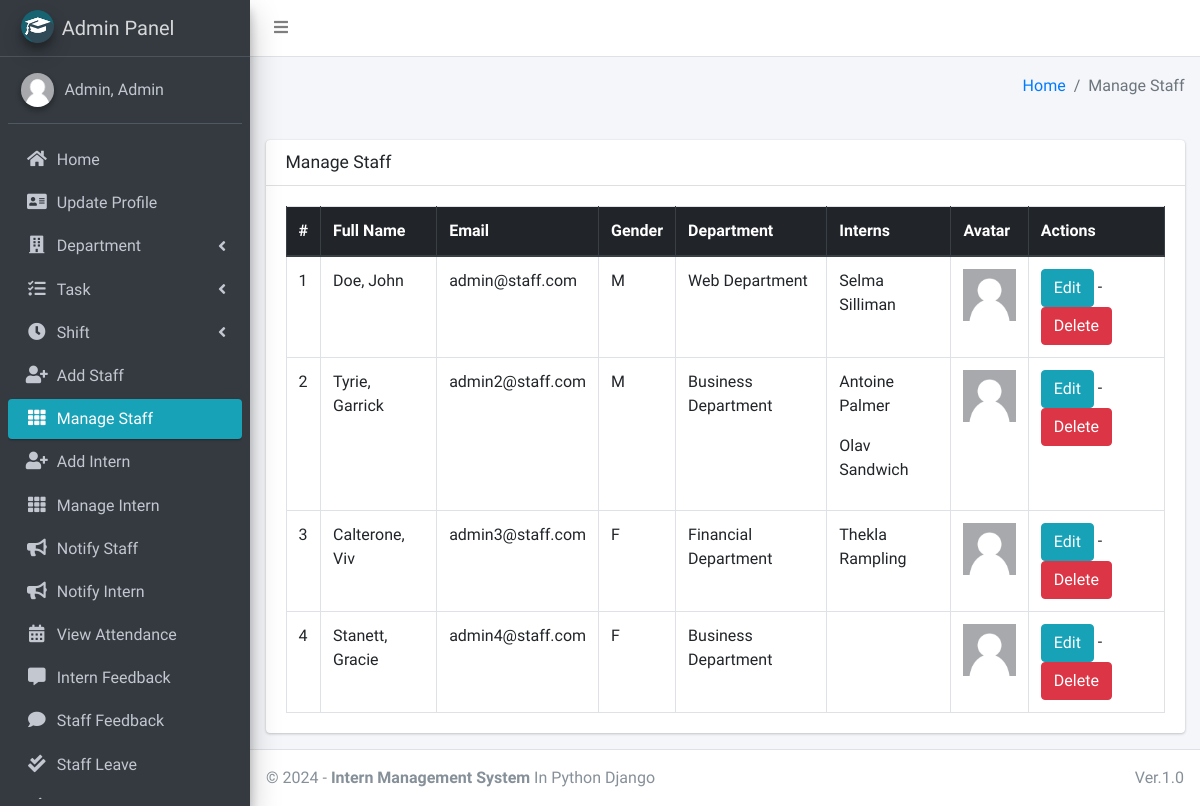
Page /staff/manage/ (signed in) on the committed database.
### main_app/models.py (models this page shows, shortened)
class CustomUser(AbstractUser):
    USER_TYPE = ((1, "HOD"), (2, "Staff"), (3, "Intern"))
    GENDER = [("M", "Male"), ("F", "Female")]
    username = None  # Removed username, using email instead
    email = models.EmailField(unique=True)
    user_type = models.CharField(default=1, choices=USER_TYPE, max_length=1)
    gender = models.CharField(max_length=1, choices=GENDER)
    profile_pic = models.ImageField()
    address = models.TextField()
    fcm_token = models.TextField(default="")  # For firebase notifications
    created_at = models.DateTimeField(auto_now_add=True)
    updated_at = models.DateTimeField(auto_now=True)
    USERNAME_FIELD = "email"
    REQUIRED_FIELDS = []
    objects = CustomUserManager()
    def __str__(self):
        return self.last_name + ", " + self.first_name

class Staff(models.Model):
    department = models.ForeignKey(Department, on_delete=models.DO_NOTHING, null=True, blank=False)
    admin = models.OneToOneField(CustomUser, on_delete=models.CASCADE)

class Department(models.Model):
    name = models.CharField(max_length=120)
    created_at = models.DateTimeField(auto_now_add=True)
    updated_at = models.DateTimeField(auto_now=True)

class Intern(models.Model):
    admin = models.OneToOneField(CustomUser, on_delete=models.CASCADE)
    department = models.ForeignKey(Department, on_delete=models.DO_NOTHING, null=True, blank=False)
    shift = models.ForeignKey(Shift, on_delete=models.DO_NOTHING, null=True)
    staff = models.ForeignKey(Staff, on_delete=models.DO_NOTHING, null=True, blank=False)

### main_app/hod_views.py (the view)
# urls.py: path("staff/manage/", hod_views.manage_staff, name='manage_staff'),
def manage_staff(request):
    allStaff = CustomUser.objects.filter(user_type=2)
    allIntern = Intern.objects.all()
    context = {
        'allStaff': allStaff,
        'allIntern': allIntern,
        'page_title': 'Manage Staff',
    }
    return render(request, "hod_template/manage_staff.html", context)

### main_app/templates/hod_template/manage_staff.html (shortened to what this page needs)
{% extends 'main_app/base.html' %}
{% load static %}
{% block content %}
<section class="content">
    <div class="container-fluid">
        <div class="row">
            <div class="col-md-12">
                <div class="card">
                    <div class="card-header">
                        <h3 class="card-title">{{page_title}}</h3>
                    </div>
                    <div class="card-body">
                        <table id="example2" class="table table-bordered table-hover">
                            <thead class="thead-dark">
                                <tr>
                                    <th>#</th>
                                    <th>Full Name</th>
                                    <th>Email</th>
                                    <th>Gender</th>
                                    <th>Department</th>
                                    <th>Interns</th>
                                    <th>Avatar</th>
                                    <th>Actions</th>
                                </tr>
                            </thead>
                            <tbody>
                                {% for staff in allStaff %}
                                <tr>
                                    <td>{{ forloop.counter }}</td>
                                    <td>{{staff.last_name}}, {{staff.first_name}}</td>
                                    <td>{{staff.email}}</td>
                                    <td>{{staff.gender}}</td>
                                    <td>{{staff.staff.department.name}}</td>
                                    <td>
                                    {% for intern in  allIntern %}
                                        {% if intern.staff.id == staff.staff.id %}
                                            <p>{{intern.admin.first_name}} {{intern.admin.last_name}}</p>
                                        {% endif %}
                                    {% endfor %}
                                    </td>
                                    <td>
                                        {% if staff.profile_pic == ""  %}
                                        No Image
                                        {% else %}
                                        <img class="img img-fluid mb-2" height="56" width="56"
                                            src="{{staff.profile_pic}}" alt="">
                                        {% endif %}
                                    </td>
                                    <td>
                                        <a href="{% url 'edit_staff' staff.staff.id %}" class="btn btn-info">Edit</a> -
                                        <a href="{% url 'delete_staff' staff.staff.id %}" class="btn btn-danger" onclick="return confirm('Are you sure about this ?')">Delete</a>
                                    </td>
                                </tr>
                                {% endfor %}
                            </tbody>
                        </table>
                    </div>
                </div>
            </div>
        </div>
    </div>
</section>
{% endblock content %}

### main_app/templates/main_app/sidebar_template.html (shortened to what this page needs)
{% load static %}
<aside class="main-sidebar sidebar-dark-info elevation-4">
    {% if request.user.user_type == '1' %}
    <a href="{% url 'admin_home' %}" class="brand-link">
        <img src="{% static 'dist/img/cmsl.png' %} " alt="AdminLTE Logo"
            class="brand-image img-circle elevation-3" >
        <span class="brand-text font-weight-light">Admin Panel</span>
    </a>
    <div class="sidebar">
        <div class="user-panel mt-3 pb-3 mb-3 d-flex">
            <div class="image">
                <img src="{{ request.user.profile_pic}}" class="img-circle elevation-2" alt="User Image">
            </div>
            <div class="info">
                <a href="#" class="d-block">{{user}}</a>
            </div>
        </div>
        <nav class="mt-2">
            <ul class="nav nav-pills nav-sidebar flex-column" data-widget="treeview" role="menu" data-accordion="false">
                <li class="nav-item">
                    {% url 'admin_home' as admin_home %}
                    <a href="{{admin_home}}" class="nav-link {% if admin_home == request.path %} active {% endif %}">
                        <i class="nav-icon fas fa-home"></i>
                        <p>
                            Home
                        </p>
                    </a>
                </li>
                <li class="nav-item">
                    {% url 'admin_view_profile' as admin_view_profile %}
                    <a href="{{admin_view_profile}}"
                        class="nav-link {% if admin_view_profile == request.path %} active {% endif %}">
                        <i class="nav-icon fas fa-address-card"></i>
                        <p>
                            Update Profile
                        </p>
                    </a>
                </li>
                <li class="nav-item has-treeview">
                    <a href="#" class="nav-link">
                        <i class="nav-icon fas fa-building"></i>
                        <p>
                            Department
                            <i class="fas fa-angle-left right"></i>
                        </p>
                    </a>
                </li>
                <li class="nav-item has-treeview">
                    <a href="#" class="nav-link">
                        <i class="nav-icon fas fa-tasks"></i>
                        <p>
                            Task
                            <i class="fas fa-angle-left right"></i>
                        </p>
                    </a>
                </li>
                <li class="nav-item has-treeview">
                    <a href="#" class="nav-link">
                        <i class="nav-icon fas fa-clock"></i>
                        <p>
                            Shift
                            <i class="fas fa-angle-left right"></i>
                        </p>
                    </a>
                </li>
                <li class="nav-item">
                    {% url 'add_staff' as add_staff %}
                    <a href="{{add_staff}}" class="nav-link {% if add_staff == request.path %} active {% endif %}">
                        <i class="nav-icon fas fa-user-plus"></i>
                        <p>
                            Add Staff
                        </p>
                    </a>
                </li>
                <li class="nav-item">
                    {% url 'manage_staff' as manage_staff %}
                    {% url 'edit_staff' staff_id as edit_staff %}
                    <a href="{{manage_staff}}"
                        class="nav-link {% if manage_staff == request.path or request.path == edit_staff %} active {% endif %}">
                        <i class="nav-icon fas fa-th"></i>
                        <p>
                            Manage Staff
                        </p>
                    </a>
                </li>
                <li class="nav-item">
                    {% url 'add_intern' as add_intern%}
                    <a href="{{add_intern}}" class="nav-link  {% if add_intern == request.path %} active {% endif %}">
                        <i class="nav-icon fas fa-user-plus"></i>
                        <p>
                            Add Intern
                        </p>
                    </a>
                </li>
                <li class="nav-item">
                    {% url 'manage_intern' as manage_intern %}
                    {% url 'edit_intern' intern_id as edit_intern %}
                    <a href="{{manage_intern}}"
                        class="nav-link  {% if edit_intern == request.path or manage_intern == request.path %} active {% endif %}">
                        <i class="nav-icon fas fa-th"></i>
                        <p>
                            Manage Intern
                        </p>
                    </a>
                </li>
                <li class="nav-item">
                    {% url 'admin_notify_staff' as admin_notify_staff %}
                    <a href="{{admin_notify_staff}}"
                        class="nav-link {% if admin_notify_staff == request.path %} active {% endif %}">
                        <i class="nav-icon fas fa-bullhorn"></i>
                        <p>
                            Notify Staff
                        </p>
                    </a>
                </li>
                <li class="nav-item">
                    {% url 'admin_notify_intern' as admin_notify_intern %}
                    <a href="{{admin_notify_intern}}"
                        class="nav-link {% if admin_notify_intern == request.path %} active {% endif %}">
                        <i class="nav-icon fas fa-bullhorn"></i>
                        <p>
                            Notify Intern
                        </p>
                    </a>
                </li>
                <li class="nav-item">
                    {% url 'admin_view_attendance' as admin_view_attendance %}
                <li class="nav-item">
                    <a href="{{admin_view_attendance}}"
                        class="nav-link  {% if admin_view_attendance == request.path %} active {% endif %}">
                        <i class="nav-icon fas fa-calendar-alt"></i>
                        <p>
                            View Attendance
                        </p>
                    </a>
                </li>
                <li class="nav-item">
                    {% url 'intern_feedback_message' as intern_feedback_message %}
                    <a href="{{ intern_feedback_message }}"
                        class="nav-link  {% if intern_feedback_message == request.path %} active {% endif %}">
                        <i class="nav-icon fas fa-comment-alt"></i>
                        <p>
                            Intern Feedback
                        </p>
                    </a>
                </li>
                <li class="nav-item">
                    {% url 'staff_feedback_message' as staff_feedback_message %}
                    <a href="{{staff_feedback_message}}"
                        class="nav-link   {% if staff_feedback_message == request.path %} active {% endif %}">
                        <i class="nav-icon fas fa-comment"></i>
                        <p>
                            Staff Feedback
                        </p>
                    </a>
                </li>
                <li class="nav-item">
                    {% url 'view_staff_leave' as view_staff_leave %}
                    <a href="{{view_staff_leave}}"
                        class="nav-link  {% if view_staff_leave == request.path %} active {% endif %}">
                        <i class="nav-icon fas fa-check-double"></i>
                        <p>
                            Staff Leave
                        </p>
                    </a>
                </li>
                <li class="nav-item">
                    {% url 'view_intern_leave' as view_intern_leave %}
                    <a href="{% url 'view_intern_leave' %}"
                        class="nav-link  {% if view_intern_leave == request.path %} active {% endif %}">
                        <i class="nav-icon fas fa-check-double"></i>
                        <p>
                        </p>
                    </a>
                </li>
                                        {% endif %}
                                    </ul>
                                </nav>
                            </div>
</aside>

### rows in the picture
CustomUser: user.profile_pic (placeholder picture), last_name+first_name "Admin, Admin"
CustomUser: last_name "Doe", first_name "John", email "admin@staff.com", gender "M", staff.department.name "Web Department", profile_pic (placeholder picture)
Intern: admin.first_name "Selma", admin.last_name "Silliman"
CustomUser: last_name "Tyrie", first_name "Garrick", email "admin2@staff.com", gender "M", staff.department.name "Business Department", profile_pic (placeholder picture)
Intern: admin.first_name "Antoine", admin.last_name "Palmer"
Intern: admin.first_name "Olav", admin.last_name "Sandwich"
CustomUser: last_name "Calterone", first_name "Viv", email "admin3@staff.com", gender "F", staff.department.name "Financial Department", profile_pic (placeholder picture)
Intern: admin.first_name "Thekla", admin.last_name "Rampling"
CustomUser: last_name "Stanett", first_name "Gracie", email "admin4@staff.com", gender "F", staff.department.name "Business Department", profile_pic (placeholder picture)

### other values in the picture
{{ page_title }} "Manage Staff"
